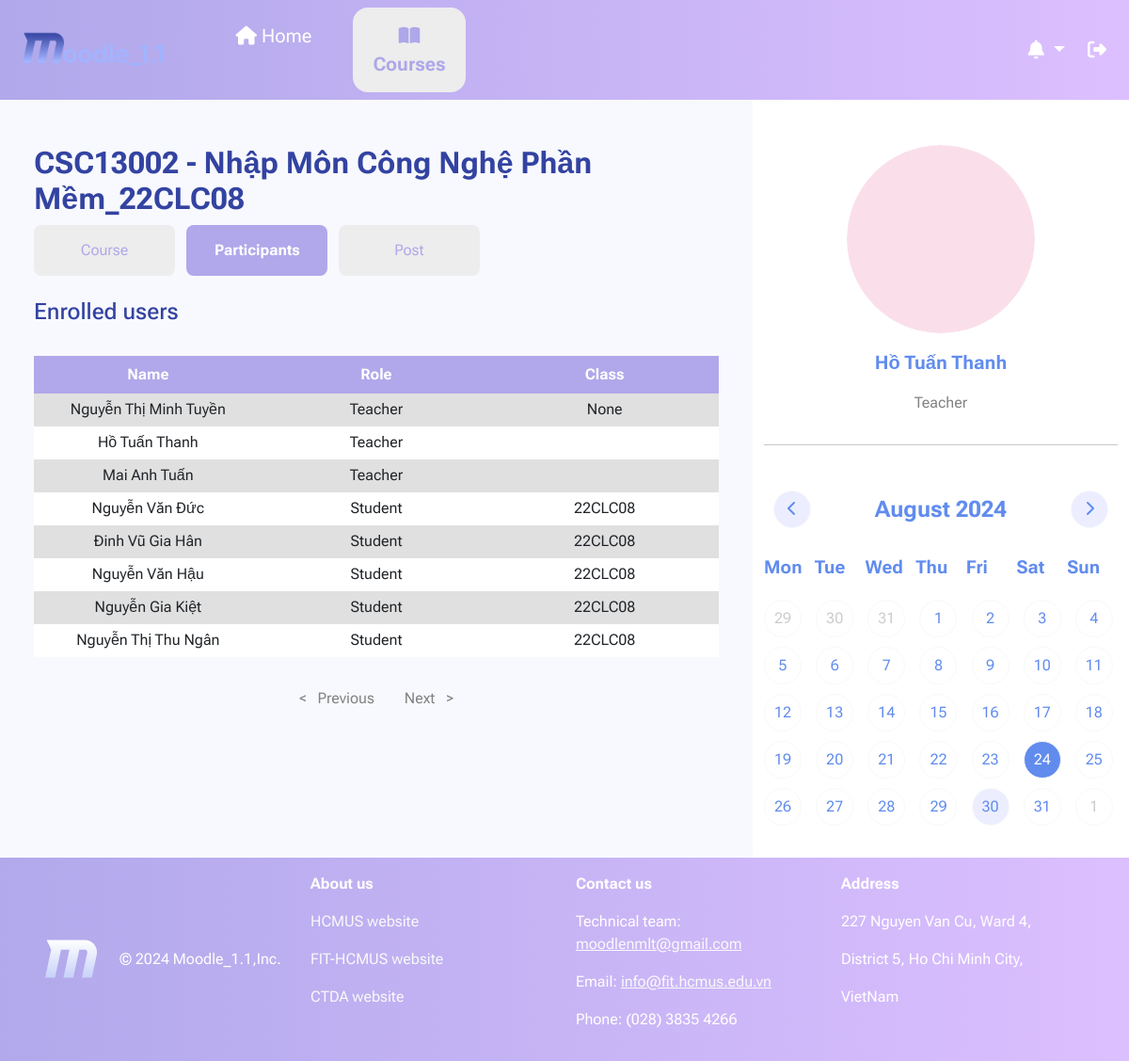
/courses/CSC13002_22CLC08/participants/ (signed in), run on the app's committed database.
### courses/models.py (models this page shows, shortened)
class CourseClass(models.Model):
    id = models.BigAutoField(primary_key=True)
    course = models.ForeignKey(Course, on_delete=models.CASCADE, blank=True, null=True)
    className = models.CharField(max_length=10)
    participants = models.ManyToManyField(User, blank=True)
    date_created = models.DateField(auto_now_add=True)
    date_end = models.DateField(blank=True, null=True)
    slug = models.SlugField()
    def __str__(self):
        return str(self.course) + '_' + self.className

class Course(models.Model):
    id = models.CharField(max_length=10, primary_key=True)
    name = models.CharField(max_length=100)
    date_created = models.DateField()
    def __str__(self):
        return self.id + ' - ' + self.name

### users/models.py (models this page shows)
class User(AbstractUser):
    class Gender(models.TextChoices):
        MALE = "MALE", "Male"
        FEMALE = "FEMALE", "Female"
        NONE = "NONE", "None"
    inClass = models.CharField(max_length=8, null=True, blank=True)
    birthday = models.DateField(blank=True, null=True)
    sex = models.CharField(max_length=6, choices=Gender, default=Gender.NONE)
    country = models.CharField(max_length=100, default="Viet Nam")
    city = models.CharField(max_length=100, default="Ho Chi Minh City")
    avatar = models.ImageField(default='users/avatar.svg', upload_to=upload_path_handle, validators=[file_size])

### courses/views.py (the view)
# urls.py: path('<slug:slug>/participants/', views.view_participants, name='participants'),
@login_required(login_url='users:login')
def view_participants(request, slug):
    course = Class.objects.get(slug=slug)
    user, notifications, events = getIn4(request)
    if user not in course.participants.all():
        return Http404NotFound(request)
    users = User.objects.filter(id__in=course.participants.all()).order_by('-is_superuser', '-is_staff', 'username')
    page = Paginator(users, 20)
    page_number = request.GET.get("page")
    try:
        participants = page.page(page_number)
    except PageNotAnInteger:
        participants = page.page(1)
    except EmptyPage:
        participants = page.page(page.num_pages)
    return render(request, 'courses/View_participants.html',
                  {'user': user, 'notifies': notifications, 'events': events,
                   'participants': participants, 'course' : course})

### courses/templates/courses/View_participants.html (shortened to what this page needs)
{% extends "NavLayout.html" %}
{% load static %}
{% block extra_attach %}
<link rel="stylesheet" href="{% static 'css/style_participants.css' %}">
{% endblock extra_attach %}
{% block content %}
<br>
<div class="container">
    <h2 style="color:#3343A1"><b>{{ course }}</b></h2>
    <div class="box_course">
        <a href="{% url 'courses:class_page' slug=course.slug %}" class="text-center rounded-3 me-2">Course</a>
        <a href="{% url 'courses:participants' slug=course.slug %}" class="active text-center rounded-3 me-2">Participants</a>
        {% if user.is_staff and not user.is_superuser %}
            <a href="{% url 'courses:post_announcement' slug=course.slug %}" class="text-center rounded-3 me-2">Post</a>
        {% else %}
            <a href="{% url 'courses:view_all_grades' slug=course.slug %}" class="text-center rounded-3 me-2">Grade</a>
        {% endif %}
    </div>
    <br>
    <h4 style="color:#3343A1">Enrolled users</h4>
    <br>
    <table class="table_ass">
        <tr>
            <th>Name</th>
            <th>Role</th>
            <th>Class</th>
        </tr>
        {% for participant in participants %}
            <tr>
                <td>{{ participant.first_name }} {{ participant.last_name }}</td>
                {% if participant.is_superuser %}
                    <td>Admin</td>
                {% elif participant.is_staff %}
                    <td>Teacher</td>
                {% else %}
                    <td>Student</td>
                {% endif %}
                <td>{{ participant.inClass }}</td>
            </tr>
        {% endfor %}
    </table>
</div>
<br>
<div class="container-fluid d-flex justify-content-center">
    <div class="pagination">
        {% if participants.has_previous %}
            <a href="?page={{ participants.previous_page_number }}">< &nbsp Previous</a>
        {% elif not participants.has_previous %}
            <a href="#" style="color: #828282;">< &nbsp Previous</a>
        {% endif %}
        {% if participants.has_next %}
            <a href="?page={{ participants.next_page_number }}">Next &nbsp ></a>
        {% elif not participants.has_next %}
            <a href="#" style="color: #828282;">Next &nbsp ></a>
        {% endif %}
    </div>
</div>
{% endblock content %}

### templates/NavLayout.html (shortened to what this page needs)
{% load static %}
<!DOCTYPE html>
<html lang="en">
<head>
    <link href="https://cdn.jsdelivr.net/npm/bootstrap@5.3.3/dist/css/bootstrap.min.css" rel="stylesheet">
    <link rel="stylesheet" href="https://cdn.jsdelivr.net/npm/bootstrap-icons@1.11.3/font/bootstrap-icons.min.css">
    <link rel="stylesheet" href="{% static 'css/Nav.css' %}">
    {% block extra_attach %}
    {% endblock extra_attach %}
</head>
<body>
    <div class="container-fluid d-flex top-bar" style="background-image:linear-gradient(
        to right, #B0A8EA 0%, #DCBFFF 100%); z-index: 3;">
        <nav class="navbar navbar-expand">
            <div class="container-fluid">
                <a class="navbar-brand" role="button" href="{% url 'home' %}">
                    <img src="{% static "img/home/logo.png" %}" alt="logo" class="img-fluid" style="max-width: 80%;">
                </a>
                <div class="navbar-nav box_nav gap-4">
                    <a href="{% url 'home' %}" class="nav-link fs-5 text-center rounded-4" style = "{% if request.resolver_match.url_name == 'home' %}
                                                                            color:#AEA7E9; font-weight: 700 !important; background-color: rgb(237, 237, 237);
                                                                            {% elif request.resolver_match.url_name == 'profile' %}
                                                                            color:#AEA7E9; font-weight: 700 !important; background-color: rgb(237, 237, 237);
                                                                            {% elif request.resolver_match.url_name == 'all_announcements' %}
                                                                            color:#AEA7E9; font-weight: 700 !important; background-color: rgb(237, 237, 237);
                                                                            {% else %} color:#FFFFFF; {% endif %} width: 120px;">
                        <i class="fa-solid fa-house"></i>
                        Home
                    </a>
                    <a href="{% url 'courses:class_list' %}" class="nav-link fs-5 text-center rounded-4" style = " {% if request.resolver_match.url_name == 'class_list' %}
                                                                color:#AEA7E9; font-weight: 700 !important; background-color: rgb(237, 237, 237);
                                                            {% elif request.resolver_match.url_name == 'class_page' %}
                                                                color:#AEA7E9; font-weight: 700 !important; background-color: rgb(237, 237, 237);
                                                            {% elif request.resolver_match.url_name == 'participants' %}
                                                                color:#AEA7E9; font-weight: 700 !important; background-color: rgb(237, 237, 237);
                                                            {% elif request.resolver_match.url_name == 'view_announcement' %}
                                                                color:#AEA7E9; font-weight: 700 !important; background-color: rgb(237, 237, 237);
                                                            {% elif request.resolver_match.url_name == 'post_announcement' %}
                                                                color:#AEA7E9; font-weight: 700 !important; background-color: rgb(237, 237, 237);
                                                            {% elif request.resolver_match.url_name == 'view_material' %}
                                                                color:#AEA7E9; font-weight: 700 !important; background-color: rgb(237, 237, 237);
                                                            {% elif request.resolver_match.url_name == 'view_grading' %}
                                                                color:#AEA7E9; font-weight: 700 !important; background-color: rgb(237, 237, 237);
                                                            {% elif request.resolver_match.url_name == 'view_assignment' %}
                                                                color:#AEA7E9; font-weight: 700 !important; background-color: rgb(237, 237, 237);
                                                            {% elif request.resolver_match.url_name == 'view_all_grades' %}
                                                                color:#AEA7E9; font-weight: 700 !important; background-color: rgb(237, 237, 237);
                                                            {% elif request.resolver_match.url_name == 'view_comment' %}
                                                                color:#AEA7E9; font-weight: 700 !important; background-color: rgb(237, 237, 237);
                                                            {% else %} color:#FFFFFF; {% endif %} width: 120px;">
                        <i class="fa-solid fa-book-open"></i>
                        Courses
                    </a>
                </div>
            </div>
        </nav>
        <div class="ms-auto d-flex align-items-center" style="color: #FFFFFF;">
            <div class="dropdown">
                <button class="btn btn-outline-secondary fs-5 dropdown-toggle" type="button" data-bs-toggle="dropdown"
                style="--bs-btn-border-color: none; --bs-btn-color: #fff; --bs-btn-hover-bg: #ddd;
                --bs-btn-active-bg: rgb(237, 237, 237); --bs-btn-active-color: #AEA7E9;">
                    <i class="fa-solid fa-bell"></i>
                </button>
            </div>
            <button type="button" class="btn btn-outline-secondary fs-5" data-bs-toggle="modal" data-bs-target="#LogoutModal"
            style="--bs-btn-border-color: none; --bs-btn-hover-bg: #ddd; --bs-btn-active-bg: #ddd; --bs-btn-color: #fff">
                <i class="fa-solid fa-right-from-bracket"></i>
            </button>
        </div>
    </div>
    <div class="container-fluid" style="min-height: 90vh">
        <div class="row">
            <div class="col col-xxl-9 col-xl-8 col-lg-7 col-md-7 col-sm-6 border-1 rounded-5 p-4">
                {% block content %}
                {% endblock content %}
            </div>
            <div class="col col-xxl-3 col-xl-4 col-lg-5 col-md-5 col-sm-6 bg-white">
                <div class=" mt-5 mb-2">
                    <a href="{% url 'users:profile' %}" class="d-flex flex-column align-items-center link-dark link-underline link-underline-opacity-0">
                        <img src="{{ user.avatar.url }}" alt="avatar" width="200" height="200" style="border-radius: 50%; object-fit: cover;">
                        <p class="mt-3 fs-5 fw-bold" style="color: #618CEE">{{ user.first_name }} {{ user.last_name }}</p>
                        <p class="fs-6" style="color: #828282">{% if user.is_superuser %}
                                Admin
                            {% elif user.is_staff %}
                                Teacher
                            {% else %}
                                Student
                            {% endif %}
                        </p>
                    </a>
                </div>
                <hr>
                <div class="d-flex calendar">
                    <div class="calendar header d-flex flex-row">
                        <button id="prev" type="button" class="btn btn-outline-light" style="background-color: #ECEEFF; color: #618CEE;">
                            <i class="fa-solid fa-chevron-left"></i>
                        </button>
                        <div class="calendar month" id="monthYear"></div>
                        <button id="next" type="button" class="btn btn-outline-light" style="background-color: #ECEEFF; color: #618CEE;">
                            <i class="fa-solid fa-chevron-right"></i>
                        </button>
                    </div>
                    <div class="calendar days">
                        <div class="day">Mon</div>
                        <div class="day">Tue</div>
                        <div class="day">Wed</div>
                        <div class="day">Thu</div>
                        <div class="day">Fri</div>
                        <div class="day">Sat</div>
                        <div class="day">Sun</div>
                    </div>
                    <div class="calendar dates" id="dates"></div>
                </div>
            </div>
        </div>
    </div>
    <div class="container-fluid py-3 px-5" style="background-image:linear-gradient(
        to right, #B1A9EB 0%, #DCBFFF 100%); color: #FFFFFF">
        <div class="row" >
            <div class="col-3 d-flex align-items-center">
                <img src="{% static "img/home/letterM1.png" %}" alt="LetterM" class="d-inline-block align-text-center me-4">
                © 2024 Moodle_1.1,Inc.
            </div>
            <div class="col-3 d-flex flex-column">
                <p class="fw-bold">About us</p>
                <p><a href="https://hcmus.edu.vn/" class="link-light link-offset-2 link-underline link-underline-opacity-0">
                    HCMUS website
                </a></p>
                <p><a href="https://www.fit.hcmus.edu.vn/" class="link-light link-offset-2 link-underline link-underline-opacity-0">
                    FIT-HCMUS website
                </a></p>
                <p><a href="https://www.ctda.hcmus.edu.vn/" class="link-light link-offset-2 link-underline link-underline-opacity-0">
                    CTDA website
                </a></p>
            </div>
            <div class="col-3 d-flex flex-column">
                <p class="fw-bold">Contact us</p>
                <p>Technical team: <a href="mailto: moodlenmlt@gmail.com"  class="link-light">  moodlenmlt@gmail.com </a></p>
                <p>Email: <a href="mailto: info@fit.hcmus.edu.vn" class="link-light">  info@fit.hcmus.edu.vn </a></p>
                <p>Phone: (028) 3835 4266</p>
            </div>
            <div class="col-3 d-flex flex-column">
                <p class="fw-bold">Address</p>
                <p>227 Nguyen Van Cu, Ward 4,</p>
                <p>District 5, Ho Chi Minh City,</p>
                <p>VietNam</p>
            </div>
        </div>
    </div>
</body>
</html>

### static/css/Nav.css (style rules this page uses)
body { font-family: "Roboto Flex", sans-serif; background-color: #F8F9FE; }
.top-bar { position: sticky; top: 0; }
.box_nav { text-align: left; }
.box_nav a { display: inline-block; padding: 15px 30px; text-decoration: none; }
.box_course { text-align: left; }
.box_course a { display: inline-block; padding: 15px 30px; text-decoration: none; width: 150px; color: #B0A8EA; background-color: rgb(237, 237, 237); }
.box_course a.active { background-color: #B0A8EA; font-weight: bold; border-radius: 5px; color: white; }
.table_ass { text-align: center; width: 100%; table-layout: fixed; }
.table_ass th { background-color: #B0A8EA; color: white; text-decoration: solid; height: 40px; }
.table_ass td { height: 35px; }
.table_ass tr:nth-child(even) { background-color: rgb(224, 224, 224); }
.table_ass tr:nth-child(odd) { background-color: white; }

### static/css/style_participants.css (style rules this page uses)
.pagination { align-items: center; text-align: center; }
.pagination a { display: inline-block; padding: 8px 16px; text-decoration: none; color: #000; }

### data on the page
CourseClass: course+className "CSC13002 - Nhập Môn Công Nghệ Phần Mềm_22CLC08"
User: first_name "Nguyễn Thị Minh", last_name "Tuyền", is_superuser "Teacher", inClass "None"
User: first_name "Hồ Tuấn", last_name "Thanh", is_superuser "Teacher", avatar (placeholder picture)
User: first_name "Mai Anh", last_name "Tuấn", is_superuser "Teacher"
User: first_name "Nguyễn Văn", last_name "Đức", is_superuser "Student", inClass "22CLC08"
User: first_name "Đinh Vũ Gia", last_name "Hân", is_superuser "Student", inClass "22CLC08"
User: first_name "Nguyễn Văn", last_name "Hậu", is_superuser "Student", inClass "22CLC08"
User: first_name "Nguyễn Gia", last_name "Kiệt", is_superuser "Student", inClass "22CLC08"
User: first_name "Nguyễn Thị Thu Ngân", is_superuser "Student", inClass "22CLC08"
